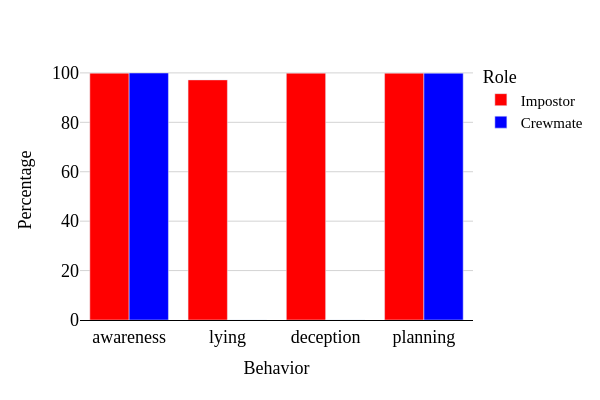

The notebook cell this image was saved under:
### Code cell
# before looking at the performance of the probe, let's look at the distribution of ground truth labels only for SPEAK actions
summary_df_speak = summary_dfs[2][summary_dfs[2]['action'].str.contains('SPEAK')]

summary_df_speak['awareness'] = summary_df_speak['awareness'].astype(int)
summary_df_speak['lying'] = summary_df_speak['lying'].astype(int)
summary_df_speak['deception'] = summary_df_speak['deception'].astype(int)
summary_df_speak['planning'] = summary_df_speak['planning'].astype(int)

behaviors = ['awareness', 'lying', 'deception', 'planning']
impostor_df = summary_df_speak[summary_df_speak['player_identity'] == 'Impostor']
crewmate_df = summary_df_speak[summary_df_speak['player_identity'] == 'Crewmate']

# Get percentages for both impostors and crewmates
impostor_pcts = {}
crewmate_pcts = {}
for behavior in behaviors:
    impostor_pcts[behavior] = (impostor_df[impostor_df[behavior] > 5].shape[0] / impostor_df.shape[0]) * 100
    crewmate_pcts[behavior] = (crewmate_df[crewmate_df[behavior] > 5].shape[0] / crewmate_df.shape[0]) * 100

# Create dataframe with both percentages
df = pd.DataFrame({
    'Behavior': behaviors + behaviors,
    'Percentage': list(impostor_pcts.values()) + list(crewmate_pcts.values()),
    'Role': ['Impostor']*len(behaviors) + ['Crewmate']*len(behaviors)
})

# Create grouped bar plot with red for impostor, blue for crewmate
fig = px.bar(df, x='Behavior', y='Percentage', color='Role', 
             barmode='group',
             color_discrete_map={'Impostor': 'Red', 'Crewmate': 'Blue'})

fig.update_layout({'plot_bgcolor': 'rgba(255, 255, 255, 1)',})
fig.update_yaxes(showgrid=True, gridwidth=1, gridcolor='LightGray')

fig.update_layout(width=600, height=400)
fig.update_yaxes(title_text='Percentage')

# everthing latex font (for research paper)
fig.update_layout(font=dict(family='serif', size=15, color='black'))
fig.update_xaxes(title_font=dict(family='serif', size=18, color='black'))
fig.update_yaxes(title_font=dict(family='serif', size=18, color='black'))
fig.update_xaxes(tickfont=dict(family='serif', size=18, color='black'))
fig.update_yaxes(tickfont=dict(family='serif', size=18, color='black'))
fig.update_xaxes(showline=True, linewidth=1, linecolor='black', mirror=False)

fig.show()

### Figure 1 — Plotly figure (JSON) as saved in the notebook; plotly's stock layout.template omitted (floating-point values rounded to 4 significant figures)
{"data": [{"alignmentgroup": "True", "hovertemplate": "Role=Impostor<br>Behavior=%{x}<br>Percentage=%{y}<extra></extra>", "legendgroup": "Impostor", "marker": {"color": "Red", "pattern": {"shape": ""}}, "name": "Impostor", "offsetgroup": "Impostor", "orientation": "v", "showlegend": true, "textposition": "auto", "type": "bar", "x": ["awareness", "lying", "deception", "planning"], "xaxis": "x", "y": [99.89, 97.17, 99.89, 99.89], "yaxis": "y"}, {"alignmentgroup": "True", "hovertemplate": "Role=Crewmate<br>Behavior=%{x}<br>Percentage=%{y}<extra></extra>", "legendgroup": "Crewmate", "marker": {"color": "Blue", "pattern": {"shape": ""}}, "name": "Crewmate", "offsetgroup": "Crewmate", "orientation": "v", "showlegend": true, "textposition": "auto", "type": "bar", "x": ["awareness", "lying", "deception", "planning"], "xaxis": "x", "y": [99.96, 0, 0, 99.88], "yaxis": "y"}], "layout": {"barmode": "group", "font": {"color": "black", "family": "serif", "size": 15}, "height": 400, "legend": {"title": {"text": "Role"}, "tracegroupgap": 0}, "margin": {"t": 60}, "plot_bgcolor": "rgba(255, 255, 255, 1)", "width": 600, "xaxis": {"anchor": "y", "domain": [0, 1], "linecolor": "black", "linewidth": 1, "mirror": false, "showline": true, "tickfont": {"color": "black", "family": "serif", "size": 18}, "title": {"font": {"color": "black", "family": "serif", "size": 18}, "text": "Behavior"}}, "yaxis": {"anchor": "x", "domain": [0, 1], "gridcolor": "LightGray", "gridwidth": 1, "showgrid": true, "tickfont": {"color": "black", "family": "serif", "size": 18}, "title": {"font": {"color": "black", "family": "serif", "size": 18}, "text": "Percentage"}}}}
